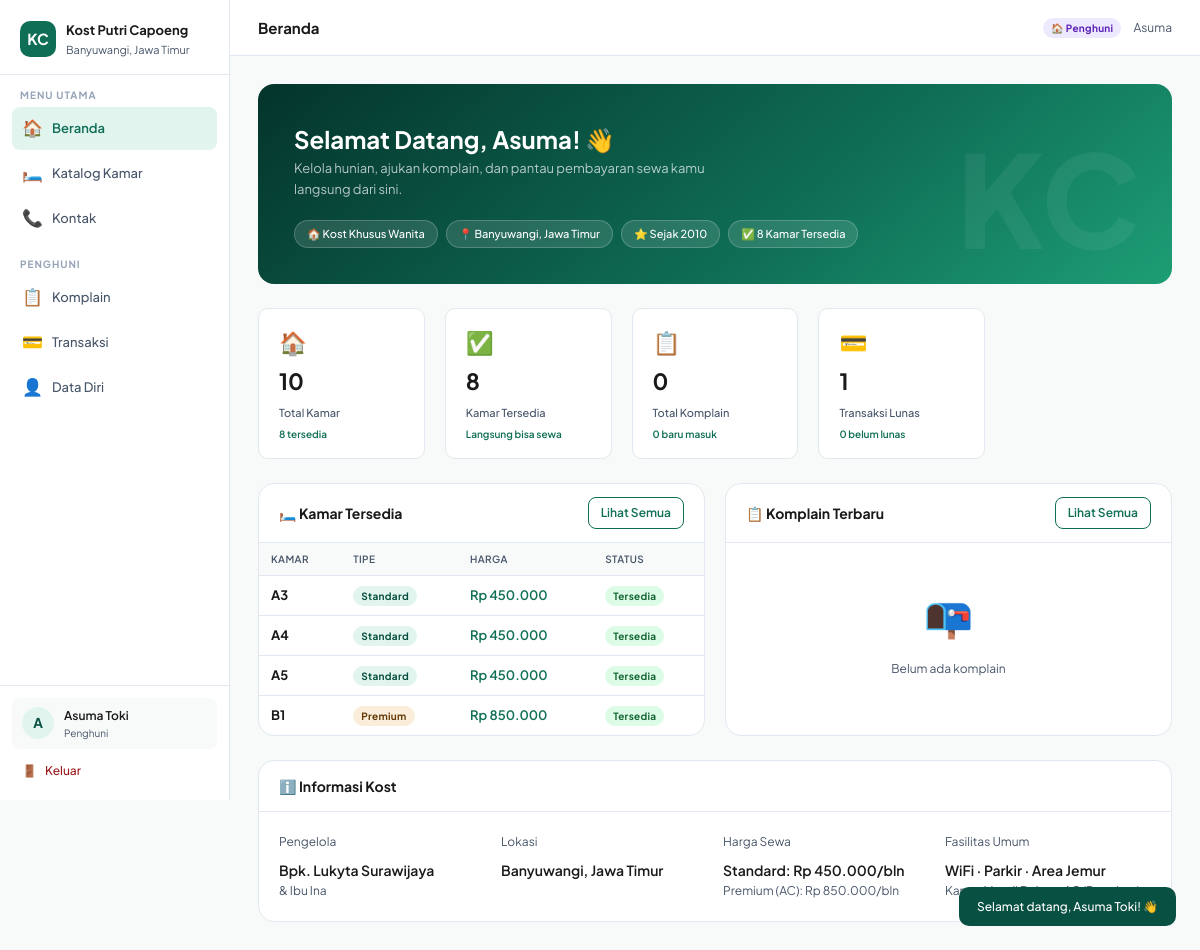
The page /index.php?page=beranda (signed in) on the database its author committed.
### tables this page shows
CREATE TABLE `tb_transaksi` (
  `id` int NOT NULL,
  `nama` varchar(100) DEFAULT NULL,
  `no_kamar` varchar(10) DEFAULT NULL,
  `bulan` varchar(30) DEFAULT NULL,
  `jumlah` int DEFAULT NULL,
  `metode` varchar(50) DEFAULT '-',
  `status` enum('terkirim','pending','lunas','gagal') DEFAULT 'terkirim',
  `tanggal` date DEFAULT NULL,
  `no_hp` varchar(20) DEFAULT NULL,
  `bukti` varchar(255) DEFAULT NULL,
  `catatan` text
);

CREATE TABLE `tb_kamar` (
  `id` int NOT NULL,
  `nama` varchar(50) NOT NULL,
  `tipe` enum('Standard','Premium') NOT NULL,
  `harga` int NOT NULL,
  `status` enum('tersedia','terisi') DEFAULT 'tersedia',
  `fasilitas` text,
  `foto` varchar(255) DEFAULT ''
);

### config.php (called while the page is built, shortened)
<?php
function getDB() {
    static $conn = null;
    if ($conn !== null) return $conn;
    $c = new mysqli(DB_HOST, DB_USER, DB_PASS, DB_NAME);
    $c->set_charset('utf8mb4');
    $conn = $c;
    return $conn;
}
function isLoggedIn() {
    return isset($_SESSION['user_id']) && !empty($_SESSION['user_id']);
}
function getTransaksiAll() {
    $db = getDB();
    $result = $db->query("SELECT * FROM tb_transaksi ORDER BY id ASC");
    $rows = [];
    while ($row = $result->fetch_assoc()) $rows[] = $row;
    return $rows;
}
function getKamarData() {
    $db = getDB();
    $result = $db->query("SELECT * FROM tb_kamar ORDER BY id ASC");
    $rows = [];
    while ($row = $result->fetch_assoc()) $rows[] = $row;
    return $rows;
}
function getKomplainAll() {
    $db = getDB();
    $result = $db->query("SELECT * FROM tb_komplain ORDER BY id DESC");
    $rows = [];
    return $rows;
}

### pages/beranda.php (the view, shortened to what this page needs)
<?php
$kamar_data    = getKamarData();
$tersedia      = count(array_filter($kamar_data, fn($k) => $k['status'] === 'tersedia'));
$komplain_all  = getKomplainAll();
$komplain_baru = count(array_filter($komplain_all, fn($k) => $k['status'] === 'baru'));
$transaksi_all = getTransaksiAll();
$terkirim_count = count(array_filter($transaksi_all, fn($t) => $t['status'] === 'terkirim'));
$pending_count  = count(array_filter($transaksi_all, fn($t) => $t['status'] === 'pending'));
$lunas_count    = count(array_filter($transaksi_all, fn($t) => $t['status'] === 'lunas'));
$gagal_count    = count(array_filter($transaksi_all, fn($t) => $t['status'] === 'gagal'));
$belum_lunas_total = $terkirim_count + $pending_count + $gagal_count;
$nama_user = $_SESSION['user_nama'] ?? null;
$loggedIn  = isLoggedIn();
?>
<div class="beranda-hero">
  <?php if ($loggedIn): ?>
    <h2>Selamat Datang, <?= htmlspecialchars(explode(' ', $nama_user)[0]) ?>! 👋</h2>
    <p>Kelola hunian, ajukan komplain, dan pantau pembayaran sewa kamu langsung dari sini.</p>
  <?php endif; ?>
  <div class="hero-badges">
    <span class="hero-badge-item">🏠 Kost Khusus Wanita</span>
    <span class="hero-badge-item">📍 Banyuwangi, Jawa Timur</span>
    <span class="hero-badge-item">⭐ Sejak 2010</span>
    <span class="hero-badge-item">✅ <?= $tersedia ?> Kamar Tersedia</span>
  </div>
</div>
<div class="stats-grid">
  <div class="stat-card">
    <div class="stat-icon">🏠</div>
    <div class="stat-val"><?= count($kamar_data) ?></div>
    <div class="stat-lbl">Total Kamar</div>
    <div class="stat-sub"><?= $tersedia ?> tersedia</div>
  </div>
  <div class="stat-card">
    <div class="stat-icon">✅</div>
    <div class="stat-val"><?= $tersedia ?></div>
    <div class="stat-lbl">Kamar Tersedia</div>
    <div class="stat-sub">Langsung bisa sewa</div>
  </div>
  <?php if ($loggedIn): ?>
  <div class="stat-card">
    <div class="stat-icon">📋</div>
    <div class="stat-val"><?= count($komplain_all) ?></div>
    <div class="stat-lbl">Total Komplain</div>
    <div class="stat-sub"><?= $komplain_baru ?> baru masuk</div>
  </div>
  <div class="stat-card">
    <div class="stat-icon">💳</div>
    <div class="stat-val"><?= $lunas_count ?></div>
    <div class="stat-lbl">Transaksi Lunas</div>
    <div class="stat-sub"><?= $belum_lunas_total ?> belum lunas</div>
  </div>
  <?php endif; ?>
</div>
<div style="display:grid; grid-template-columns:repeat(auto-fit, minmax(280px,1fr)); gap:1.25rem;">
  <div class="card">
    <div class="card-header">
      <span class="card-title">🛏️ Kamar Tersedia</span>
      <a href="index.php?page=kamar" class="btn btn-outline btn-sm">Lihat Semua</a>
    </div>
    <div class="card-body" style="padding:0;">
      <table>
        <thead><tr><th>Kamar</th><th>Tipe</th><th>Harga</th><th>Status</th></tr></thead>
        <tbody>
        <?php foreach(array_slice(array_values(array_filter($kamar_data, fn($k)=>$k['status']==='tersedia')), 0, 4) as $k): ?>
        <tr>
          <td><strong><?= $k['nama'] ?></strong></td>
          <td><span class="badge badge-<?= strtolower($k['tipe']) ?>"><?= $k['tipe'] ?></span></td>
          <td class="text-teal" style="font-weight:600;">Rp <?= number_format($k['harga'],0,',','.') ?></td>
          <td><span class="badge badge-tersedia">Tersedia</span></td>
        </tr>
        <?php endforeach; ?>
        </tbody>
      </table>
    </div>
  </div>
  <?php if ($loggedIn): ?>
  <div class="card">
    <div class="card-header">
      <span class="card-title">📋 Komplain Terbaru</span>
      <a href="index.php?page=komplain" class="btn btn-outline btn-sm">Lihat Semua</a>
    </div>
    <div class="card-body" style="padding:0;">
      <?php if (empty($komplain_all)): ?>
      <div class="empty-state"><span class="empty-icon">📭</span><p>Belum ada komplain</p></div>
      <?php endif; ?>
    </div>
  </div>
  <?php endif; ?>
</div>
<div class="card mt-3">
  <div class="card-header"><span class="card-title">ℹ️ Informasi Kost</span></div>
  <div class="card-body">
    <div style="display:grid; grid-template-columns:repeat(auto-fill,minmax(200px,1fr)); gap:1rem;">
      <div>
        <div class="text-sm text-muted mb-1">Pengelola</div>
        <div style="font-weight:600;color:#1a1a1a;">Bpk. Lukyta Surawijaya</div>
        <div class="text-sm text-muted">& Ibu Ina</div>
      </div>
      <div>
        <div class="text-sm text-muted mb-1">Lokasi</div>
        <div style="font-weight:600;color:#1a1a1a;">Banyuwangi, Jawa Timur</div>
      </div>
      <div>
        <div class="text-sm text-muted mb-1">Harga Sewa</div>
        <div style="font-weight:600;color:#1a1a1a;">Standard: Rp 450.000/bln</div>
        <div class="text-sm text-muted">Premium (AC): Rp 850.000/bln</div>
      </div>
      <div>
        <div class="text-sm text-muted mb-1">Fasilitas Umum</div>
        <div style="font-weight:600;color:#1a1a1a;">WiFi · Parkir · Area Jemur</div>
        <div class="text-sm text-muted">Kamar Mandi Dalam · AC (Premium)</div>
      </div>
    </div>
  </div>
</div>

### style.css (style rules this page uses)
*, *::before, *::after { box-sizing: border-box; margin: 0; padding: 0; }
:root { --teal: #0F6E56; --teal-light: #E1F5EE; --teal-mid: #1D9E75; --teal-dark: #085041; --teal-xlight: #f0fdf9; --amber: #EF9F27; --amber-light: #FAEEDA; --coral: #D85A30; --coral-light: #FAECE7; --text: #1a1a1a; --text-muted: #475569; --text-light: #94a3b8; --border: #e2e8f0; --bg: #f8faf9; --white: #ffffff; --radius-sm: 6px; --radius-md: 10px; --radius-lg: 16px; --shadow-sm: 0 1px 3px rgba(0,0,0,0.05); --shadow-md: 0 2px 12px rgba(0,0,0,0.06); --shadow-lg: 0 4px 24px rgba(0,0,0,0.08); --sidebar-w: 230px; --gap: 1.25rem; --card-padding: 1.25rem; }
html { scroll-behavior: smooth; }
body { font-family: 'Plus Jakarta Sans', 'Segoe UI', sans-serif; color: var(--text); background: var(--bg); font-size: 14px; line-height: 1.6; }
.btn { display: inline-block; padding: 10px 20px; border-radius: 8px; font-size: 13px; font-weight: 600; cursor: pointer; border: none; font-family: inherit; transition: all 0.2s ease; text-decoration: none; text-align: center; }
.btn-outline { background: white; color: var(--teal); border: 1.5px solid var(--teal); }
.btn-sm { padding: 5px 12px; font-size: 12px; }
.card { background: white; border: 1px solid var(--border); border-radius: var(--radius-lg); overflow: hidden; transition: all 0.2s ease; }
.card-header { padding: 0.85rem 1.25rem; border-bottom: 1px solid var(--border); display: flex; align-items: center; justify-content: space-between; flex-wrap: wrap; gap: 0.5rem; }
.card-title { font-weight: 700; font-size: 14px; color: #1a1a1a; }
.card-body { padding: 1.25rem; }
.stats-grid { display: grid; grid-template-columns: repeat(auto-fill, minmax(160px, 1fr)); gap: var(--gap); margin-bottom: 1.5rem; }
.stat-card { background: white; border: 1px solid var(--border); border-radius: var(--radius-md); padding: 1rem 1.25rem; display: flex; flex-direction: column; gap: 4px; transition: all 0.2s ease; }
.stat-icon { font-size: 1.4rem; }
.stat-val { font-size: 1.4rem; font-weight: 700; color: #1a1a1a; }
.stat-lbl { font-size: 11px; color: var(--text-muted); font-weight: 500; }
.stat-sub { font-size: 10px; color: var(--teal); font-weight: 600; }
.badge { display: inline-block; padding: 2px 8px; border-radius: 99px; font-size: 10px; font-weight: 700; letter-spacing: 0.3px; }
.badge-tersedia { background: #dcfce7; color: #166534; }
.badge-standard { background: var(--teal-light); color: var(--teal-dark); }
.badge-premium { background: var(--amber-light); color: #633806; }
table { width: 100%; border-collapse: collapse; font-size: 13px; }
th { text-align: left; padding: 8px 12px; font-size: 10px; font-weight: 600; color: var(--text-muted); letter-spacing: 0.4px; text-transform: uppercase; border-bottom: 1.5px solid var(--border); background: var(--bg); }
td { padding: 9px 12px; border-bottom: 1px solid var(--border); vertical-align: middle; color: #1a1a1a; }
tr:last-child td { border-bottom: none; }
.beranda-hero { background: linear-gradient(140deg, #04342C 0%, #0F6E56 60%, #1D9E75 100%); border-radius: var(--radius-lg); padding: 2.25rem; color: white; margin-bottom: 1.5rem; position: relative; overflow: hidden; }
.beranda-hero::after { content: 'KC'; position: absolute; right: 2rem; bottom: -1rem; font-size: 8rem; font-weight: 900; color: rgba(255,255,255,0.06); pointer-events: none; }
.beranda-hero h2 { font-size: 1.5rem; font-weight: 700; }
.beranda-hero p { color: rgba(255,255,255,0.7); font-size: 13px; max-width: 420px; }
.hero-badges { display: flex; gap: 8px; margin-top: 1.25rem; flex-wrap: wrap; }
.hero-badge-item { background: rgba(255,255,255,0.12); border: 1px solid rgba(255,255,255,0.2); padding: 4px 12px; border-radius: 99px; font-size: 11px; font-weight: 500; }
.text-muted { color: var(--text-muted); }
.text-teal { color: var(--teal); }
.text-sm { font-size: 12px; }
.mt-3 { margin-top: 1.5rem; }
.mb-1 { margin-bottom: 0.5rem; }
.empty-state { text-align: center; padding: 2.5rem 1rem; color: var(--text-muted); }
.empty-icon { font-size: 2.5rem; margin-bottom: 0.75rem; display: block; }
.empty-state p { font-size: 12px; }

### rows shown on the page
tb_transaksi: status "1", status "0"
tb_kamar: nama "A3", tipe "Standard", harga "450.000"
tb_kamar: nama "A4", tipe "Standard", harga "450.000"
tb_kamar: nama "A5", tipe "Standard", harga "450.000"
tb_kamar: nama "B1", tipe "Premium", harga "850.000"

### other values the page prints
substr($_SESSION['user_nama'] ?? 'U', 0, 1) "A"
$_SESSION['user_nama'] "Asuma Toki"
$_SESSION['user_role'] "Penghuni"
$pageTitle "Beranda"
explode(' ', $_SESSION['user_nama'] ?? 'Pengguna')[0] "Asuma"
explode(' ', $nama_user)[0] "Asuma"
$tersedia "8"
count($kamar_data) "10"
count($komplain_all) "0"
$komplain_baru "0"
